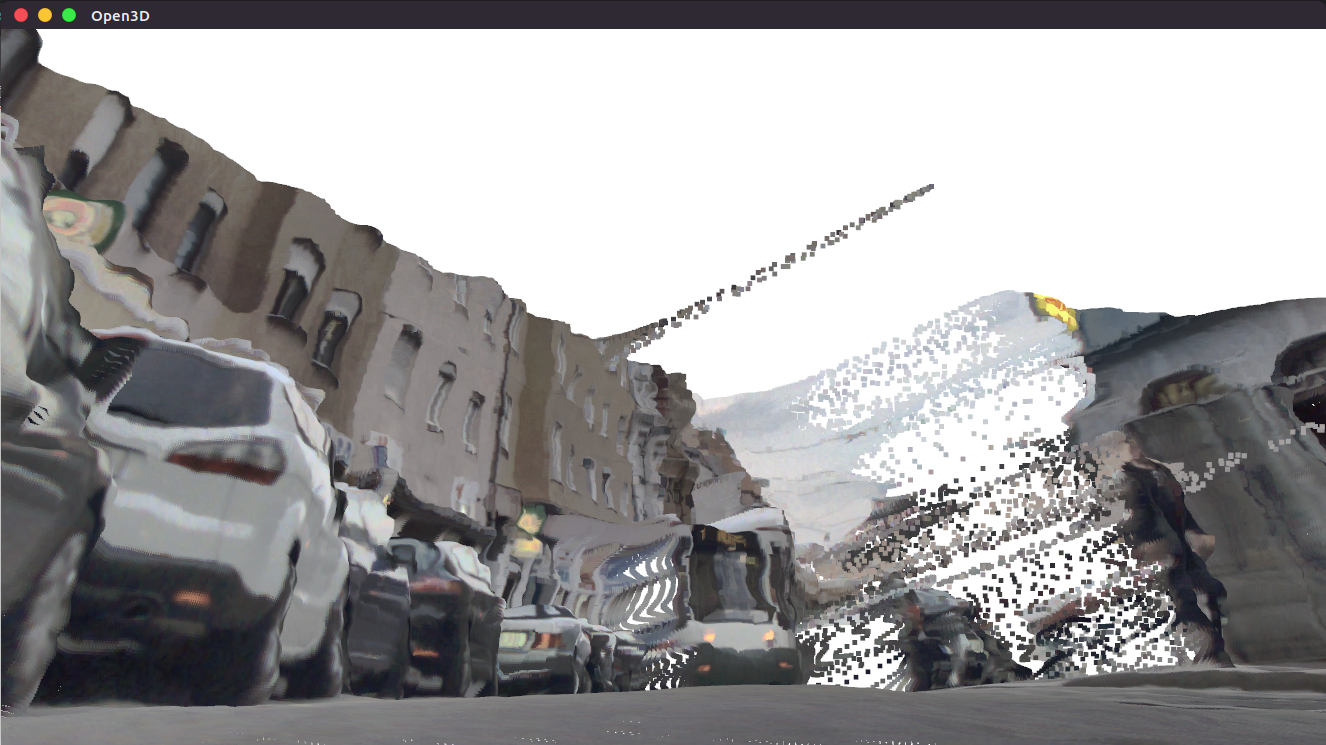

This figure's Python source:
import cv2
import open3d as o3d
import matplotlib.pyplot as plt
import numpy as np
from geometry_utils import *

# Load images
rgb = cv2.cvtColor(cv2.imread('2019-09-11_19-13-44_00960.png'), cv2.COLOR_BGR2RGB)

# Depth is stored as float32 in meters
# depth = cv2.imread('data/depth.exr', cv2.IMREAD_ANYDEPTH)
depth = np.load('2019-09-11_19-13-44_00960.npy')

# Get intrinsic parameters
height, width, _ = rgb.shape
K = intrinsic_from_fov(height, width, 90)  # +- 45 degrees
K_inv = np.linalg.inv(K)

# Get pixel coordinates
pixel_coords = pixel_coord_np(width, height)  # [3, npoints]

# Apply back-projection: K_inv @ pixels * depth
cam_coords = K_inv[:3, :3] @ pixel_coords * depth.flatten()

# back-projection using native for-loop.
# Uncomment block to test this
# cam_coords = np.zeros((height * width, 3))
# u0 = K[0, 2]
# v0 = K[1, 2]
# fx = K[0, 0]
# fy = K[1, 1]
# i = 0
# # Loop through each pixel in the image
# for v in range(height):
#     for u in range(width):
#         # Apply equation in fig 3
#         x = (u - u0) * depth[v, u] / fx
#         y = (v - v0) * depth[v, u] / fy
#         z = depth[v, u]
#         cam_coords[i] = (x, y, z)
#         i += 1
# cam_coords = cam_coords.T


# Limit points to 150m in the z-direction for visualisation
cam_coords = cam_coords[:, np.where(cam_coords[2] <= 150)[0]]

# Visualize
pcd_cam = o3d.geometry.PointCloud()
pcd_cam.points = o3d.utility.Vector3dVector(cam_coords.T[:, :3])
# Flip it, otherwise the pointcloud will be upside down
pcd_cam.transform([[1, 0, 0, 0], [0, -1, 0, 0], [0, 0, -1, 0], [0, 0, 0, 1]])
o3d.visualization.draw_geometries([pcd_cam])

def project_topview(cam_points):
    """
    Draw the topview projection
    """
    max_longitudinal = 70
    window_x = (-50, 50)
    window_y = (-3, max_longitudinal)

    x, y, z = cam_points
    # flip the y-axis to positive upwards
    y = - y

    # We sample points for points less than 70m ahead and above ground
    # Camera is mounted 1m above on an ego vehicle
    ind = np.where((z < max_longitudinal) & (y > -1.2))
    bird_eye = cam_points[:3, ind]

    # Color by radial distance
    dists = np.sqrt(np.sum(bird_eye[0:2:2, :] ** 2, axis=0))
    axes_limit = 10
    colors = np.minimum(1, dists / axes_limit / np.sqrt(2))

    # Draw Points
    fig, axes = plt.subplots(figsize=(12, 12))
    axes.scatter(bird_eye[0, :], bird_eye[2, :], c=colors, s=0.1)
    axes.set_xlim(window_x)
    axes.set_ylim(window_y)
    axes.set_title('Bird Eye View')
    plt.axis('off')

    plt.gca().set_aspect('equal')
    plt.show()

# Do top view projection
# project_topview(cam_coords)
